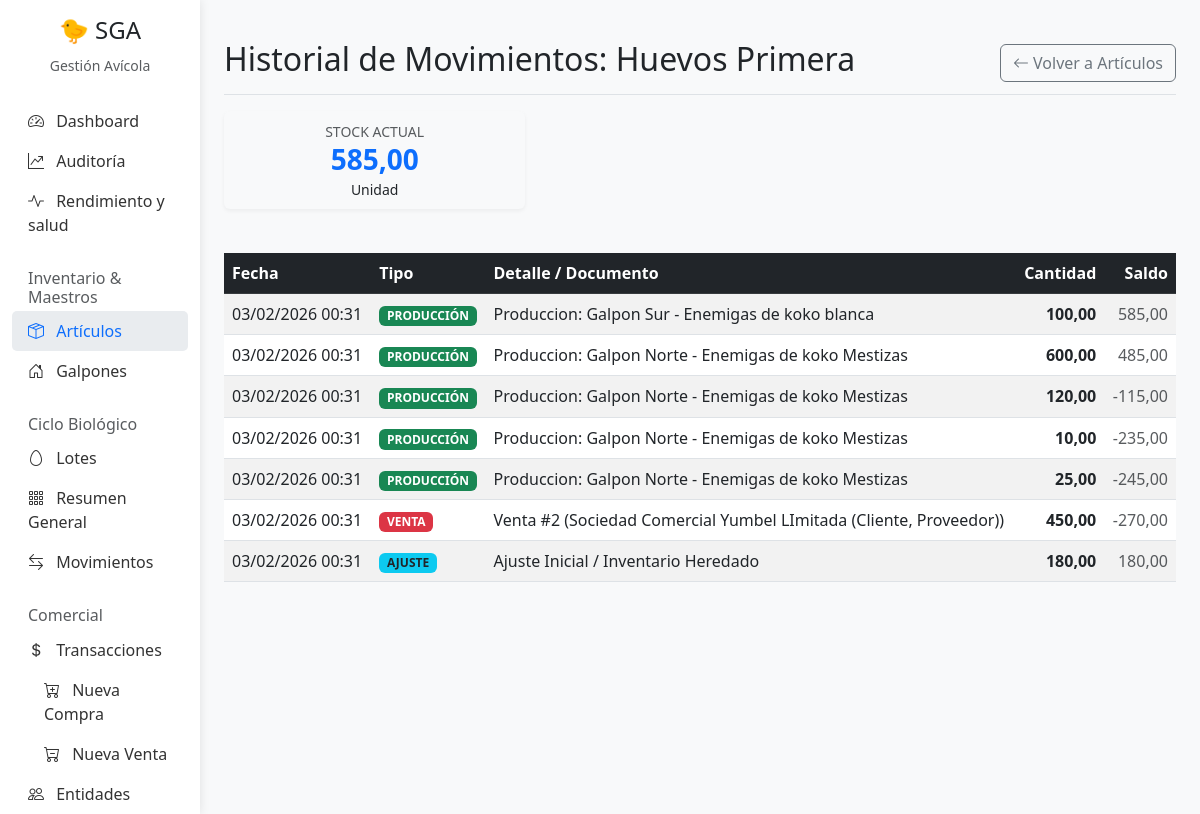
The page /articulos/2/kardex/ on the database as committed earlier.
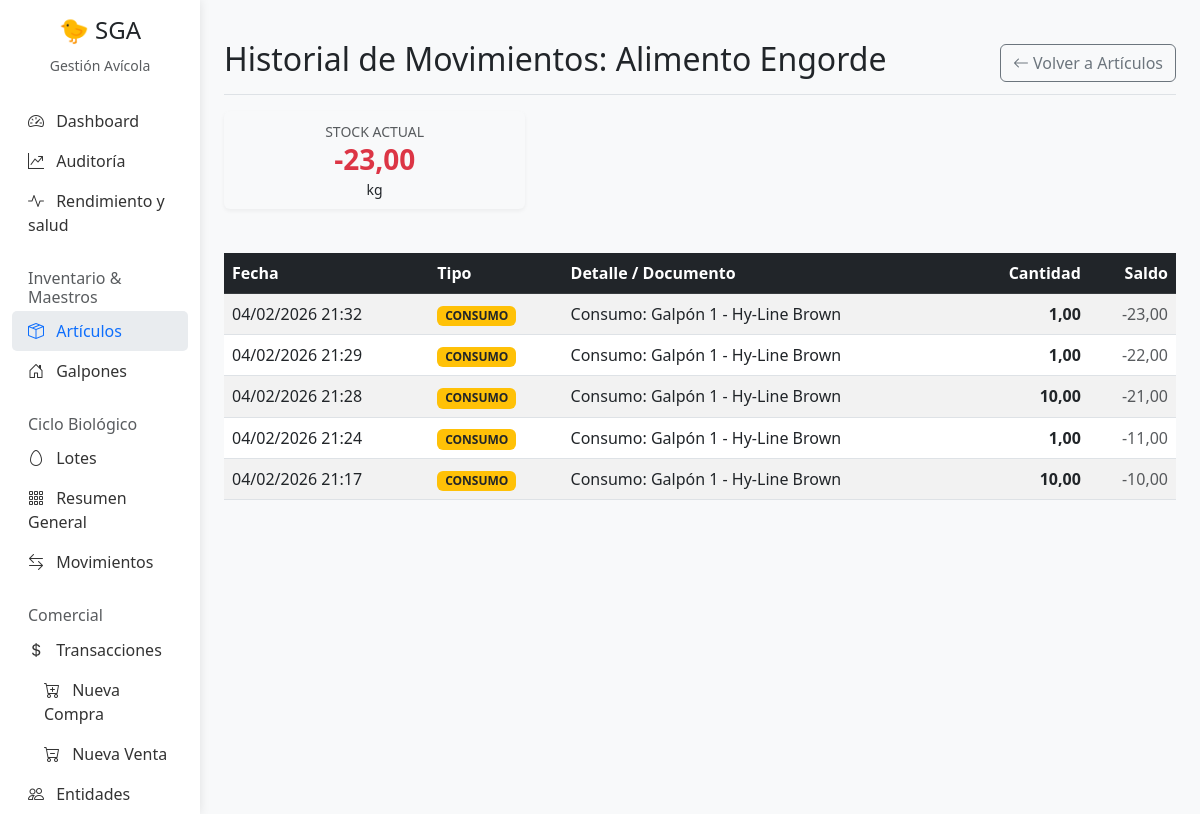
The same page on the database as committed later.
### Gestion/models.py (models this page shows, shortened)
class Articulo(models.Model):
    id_articulo = models.AutoField(primary_key=True)
    class UnidadMedida(models.TextChoices):
        UNIDAD = 'Unidad', 'Unidad'
        KG = 'Kg', 'Kg'
        LITRO = 'Litro', 'Litro'
    nombre = models.CharField(max_length=200)
    tipo = models.CharField(max_length=20, choices=TipoArticulo.choices)
    unidad_medida = models.CharField(max_length=50, choices=UnidadMedida.choices, default=UnidadMedida.UNIDAD)
    controlar_stock = models.BooleanField(default=True)
    stock_actual = models.DecimalField(max_digits=10, decimal_places=2, default=0)
    stock_minimo = models.DecimalField(max_digits=10, decimal_places=2, default=0)
    precio_referencia = models.DecimalField(max_digits=10, decimal_places=2, default=0, help_text="Precio base para compras o ventas")
    es_insumo_receta = models.BooleanField(default=False, help_text="Marcar si es un envase o insumo auxiliar para recetas (no se muestra en Kiosco)")

class LogArticulo(models.Model):
    TIPO_EVENTO = [
        ('VENTA', 'Venta'),
        ('COMPRA', 'Compra'),
        ('PRODUCCION', 'Producción'),
        ('CONSUMO', 'Consumo'),
        ('AJUSTE', 'Ajuste Manual'),
        ('EDICION', 'Edición Metadata'),
    ]
    articulo = models.ForeignKey(Articulo, on_delete=models.CASCADE, related_name='logs')
    fecha = models.DateTimeField(auto_now_add=True)
    tipo = models.CharField(max_length=20, choices=TIPO_EVENTO)
    cantidad = models.DecimalField(max_digits=10, decimal_places=2, default=0, help_text="Magnitude of change")
    saldo_anterior = models.DecimalField(max_digits=10, decimal_places=2, default=0)
    saldo_posterior = models.DecimalField(max_digits=10, decimal_places=2, default=0)
    descripcion = models.TextField(blank=True, null=True)

### Gestion/views.py (the view)
# urls.py: path('articulos/<int:pk>/kardex/', views.articulo_kardex, name='articulo-kardex'),
def articulo_kardex(request, pk):
    articulo = get_object_or_404(Articulo, pk=pk)
    history = articulo.logs.all().order_by('-fecha')
    return render(request, 'Gestion/articulo_kardex.html', {
        'articulo': articulo,
        'history': history
    })

### Gestion/templates/Gestion/articulo_kardex.html (shortened to what this page needs)
{% extends 'Gestion/base.html' %}
{% block content %}
<div class="d-flex justify-content-between flex-wrap flex-md-nowrap align-items-center pt-3 pb-2 mb-3 border-bottom">
    <h1 class="h2">Historial de Movimientos: {{ articulo.nombre }}</h1>
    <div class="btn-toolbar mb-2 mb-md-0">
        <a href="{% url 'articulo-list' %}" class="btn btn-outline-secondary">
            <i class="bi bi-arrow-left"></i> Volver a Artículos
        </a>
    </div>
</div>
<div class="row mb-4">
    <div class="col-md-4">
        <div class="card bg-light">
            <div class="card-body py-2 text-center">
                <small class="text-muted text-uppercase">Stock Actual</small>
                <h3
                    class="mb-0 fw-bold {% if articulo.stock_actual <= articulo.stock_minimo %}text-danger{% else %}text-primary{% endif %}">
                    {{ articulo.stock_actual }}
                </h3>
                <small>{{ articulo.unidad_medida }}</small>
            </div>
        </div>
    </div>
    <div class="col-md-4">
    </div>
</div>
<div class="table-responsive">
    <table class="table table-striped table-hover align-middle">
        <thead class="table-dark">
            <tr>
                <th>Fecha</th>
                <th>Tipo</th>
                <th>Detalle / Documento</th>
                <th class="text-end">Cantidad</th>
                <th class="text-end">Saldo</th>
            </tr>
        </thead>
        <tbody>
            {% for row in history %}
            <tr>
                <td>{{ row.fecha|date:"d/m/Y H:i" }}</td>
                <td>
                    {% if row.tipo == 'COMPRA' %}
                    <span class="badge bg-success">COMPRA</span>
                    {% elif row.tipo == 'PRODUCCION' %}
                    <span class="badge bg-success">PRODUCCIÓN</span>
                    {% elif row.tipo == 'VENTA' %}
                    <span class="badge bg-danger">VENTA</span>
                    {% elif row.tipo == 'CONSUMO' %}
                    <span class="badge bg-warning text-dark">CONSUMO</span>
                    {% elif row.tipo == 'AJUSTE' %}
                    <span class="badge bg-info text-dark">AJUSTE</span>
                    {% elif row.tipo == 'EDICION' %}
                    <span class="badge bg-secondary">EDICIÓN</span>
                    {% else %}
                    <span class="badge bg-secondary">{{ row.get_tipo_display|upper }}</span>
                    {% endif %}
                </td>
                <td>{{ row.descripcion }}</td>
                <td class="text-end fw-bold">
                    {{ row.cantidad }}
                </td>
                <td class="text-end text-muted">
                    {{ row.saldo_posterior }}
                </td>
            </tr>
            {% empty %}
            <tr>
                <td colspan="5" class="text-center py-4 text-muted">
                    No hay movimientos registrados para este artículo.
                </td>
            </tr>
            {% endfor %}
        </tbody>
    </table>
</div>
{% endblock %}

Rows that differ between the two databases and show on the page:
no longer on this page (row edited): LogArticulo: fecha "03/02/2026 00:31", tipo "PRODUCCIÓN", descripcion "Produccion: Galpon Sur - Enemigas de koko blanca", cantidad "100,00", saldo_posterior "585,00"
no longer on this page (row edited): LogArticulo: fecha "03/02/2026 00:31", tipo "PRODUCCIÓN", descripcion "Produccion: Galpon Norte - Enemigas de koko Mestizas", cantidad "600,00", saldo_posterior "485,00"
removed LogArticulo: fecha "03/02/2026 00:31", tipo "PRODUCCIÓN", descripcion "Produccion: Galpon Norte - Enemigas de koko Mestizas", cantidad "120,00", saldo_posterior "-115,00"
removed LogArticulo: fecha "03/02/2026 00:31", tipo "PRODUCCIÓN", descripcion "Produccion: Galpon Norte - Enemigas de koko Mestizas", cantidad "10,00", saldo_posterior "-235,00"
removed LogArticulo: fecha "03/02/2026 00:31", tipo "PRODUCCIÓN", descripcion "Produccion: Galpon Norte - Enemigas de koko Mestizas", cantidad "25,00", saldo_posterior "-245,00"
removed LogArticulo: fecha "03/02/2026 00:31", tipo "VENTA", descripcion "Venta #2 (Sociedad Comercial Yumbel LImitada (Cliente, Proveedor))", cantidad "450,00", saldo_posterior "-270,00"
no longer on this page (row edited): LogArticulo: fecha "03/02/2026 00:31", tipo "AJUSTE", descripcion "Ajuste Inicial / Inventario Heredado", cantidad "180,00", saldo_posterior "180,00"
changed Articulo: nombre "Huevos Primera" → "Alimento Engorde"; stock_actual "585,00" → "-23,00"; unidad_medida "Unidad" → "kg"
added LogArticulo: fecha "04/02/2026 21:32", tipo "CONSUMO", descripcion "Consumo: Galpón 1 - Hy-Line Brown", cantidad "1,00", saldo_posterior "-23,00"
added LogArticulo: fecha "04/02/2026 21:29", tipo "CONSUMO", descripcion "Consumo: Galpón 1 - Hy-Line Brown", cantidad "1,00", saldo_posterior "-22,00"
added LogArticulo: fecha "04/02/2026 21:28", tipo "CONSUMO", descripcion "Consumo: Galpón 1 - Hy-Line Brown", cantidad "10,00", saldo_posterior "-21,00"
added LogArticulo: fecha "04/02/2026 21:24", tipo "CONSUMO", descripcion "Consumo: Galpón 1 - Hy-Line Brown", cantidad "1,00", saldo_posterior "-11,00"
now on this page (row edited): LogArticulo: fecha "04/02/2026 21:17", tipo "CONSUMO", descripcion "Consumo: Galpón 1 - Hy-Line Brown", cantidad "10,00", saldo_posterior "-10,00"
